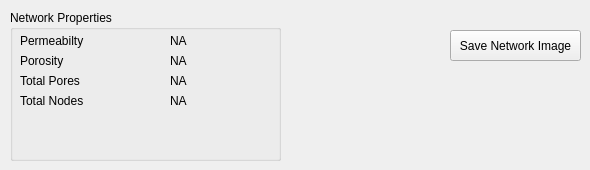
        <widget class="QWidget" name="tab_5">
         <attribute name="title">
          <string>Results</string>
         </attribute>
         <widget class="QGroupBox" name="groupBox_14">
          <property name="geometry">
           <rect>
            <x>10</x>
            <y>10</y>
            <width>271</width>
            <height>151</height>
           </rect>
          </property>
          <property name="title">
           <string>Network Properties</string>
          </property>
          <property name="flat">
           <bool>true</bool>
          </property>
          <widget class="QLabel" name="label_16">
           <property name="geometry">
            <rect>
             <x>10</x>
             <y>40</y>
             <width>150</width>
             <height>21</height>
            </rect>
           </property>
           <property name="text">
            <string>Porosity</string>
           </property>
          </widget>
          <widget class="QLabel" name="label_15">
           <property name="geometry">
            <rect>
             <x>10</x>
             <y>20</y>
             <width>150</width>
             <height>21</height>
            </rect>
           </property>
           <property name="text">
            <string>Permeabilty</string>
           </property>
          </widget>
          <widget class="QLabel" name="porosityLabel">
           <property name="geometry">
            <rect>
             <x>160</x>
             <y>40</y>
             <width>81</width>
             <height>21</height>
            </rect>
           </property>
           <property name="toolTip">
            <string>%</string>
           </property>
           <property name="text">
            <string>NA</string>
           </property>
          </widget>
          <widget class="QLabel" name="permeabilityLabel">
           <property name="geometry">
            <rect>
             <x>160</x>
             <y>20</y>
             <width>81</width>
             <height>21</height>
            </rect>
           </property>
           <property name="toolTip">
            <string>mDarcy</string>
           </property>
           <property name="text">
            <string>NA</string>
           </property>
          </widget>
          <widget class="QLabel" name="label_35">
           <property name="geometry">
            <rect>
             <x>10</x>
             <y>60</y>
             <width>150</width>
             <height>21</height>
            </rect>
           </property>
           <property name="text">
            <string>Total Pores</string>
           </property>
          </widget>
          <widget class="QLabel" name="totalPoresLabel">
           <property name="geometry">
            <rect>
             <x>160</x>
             <y>60</y>
             <width>81</width>
             <height>21</height>
            </rect>
           </property>
           <property name="text">
            <string>NA</string>
           </property>
          </widget>
          <widget class="QLabel" name="totalNodesLabel">
           <property name="geometry">
            <rect>
             <x>160</x>
             <y>80</y>
             <width>81</width>
             <height>21</height>
            </rect>
           </property>
           <property name="text">
            <string>NA</string>
           </property>
          </widget>
          <widget class="QLabel" name="label_38">
           <property name="geometry">
            <rect>
             <x>10</x>
             <y>80</y>
             <width>150</width>
             <height>21</height>
            </rect>
           </property>
           <property name="text">
            <string>Total Nodes</string>
           </property>
          </widget>
         </widget>
         <widget class="QPushButton" name="saveNetworkImageButton">
          <property name="geometry">
           <rect>
            <x>450</x>
            <y>30</y>
            <width>131</width>
            <height>31</height>
           </rect>
          </property>
          <property name="text">
           <string>Save Network Image</string>
          </property>
         </widget>
        </widget>
